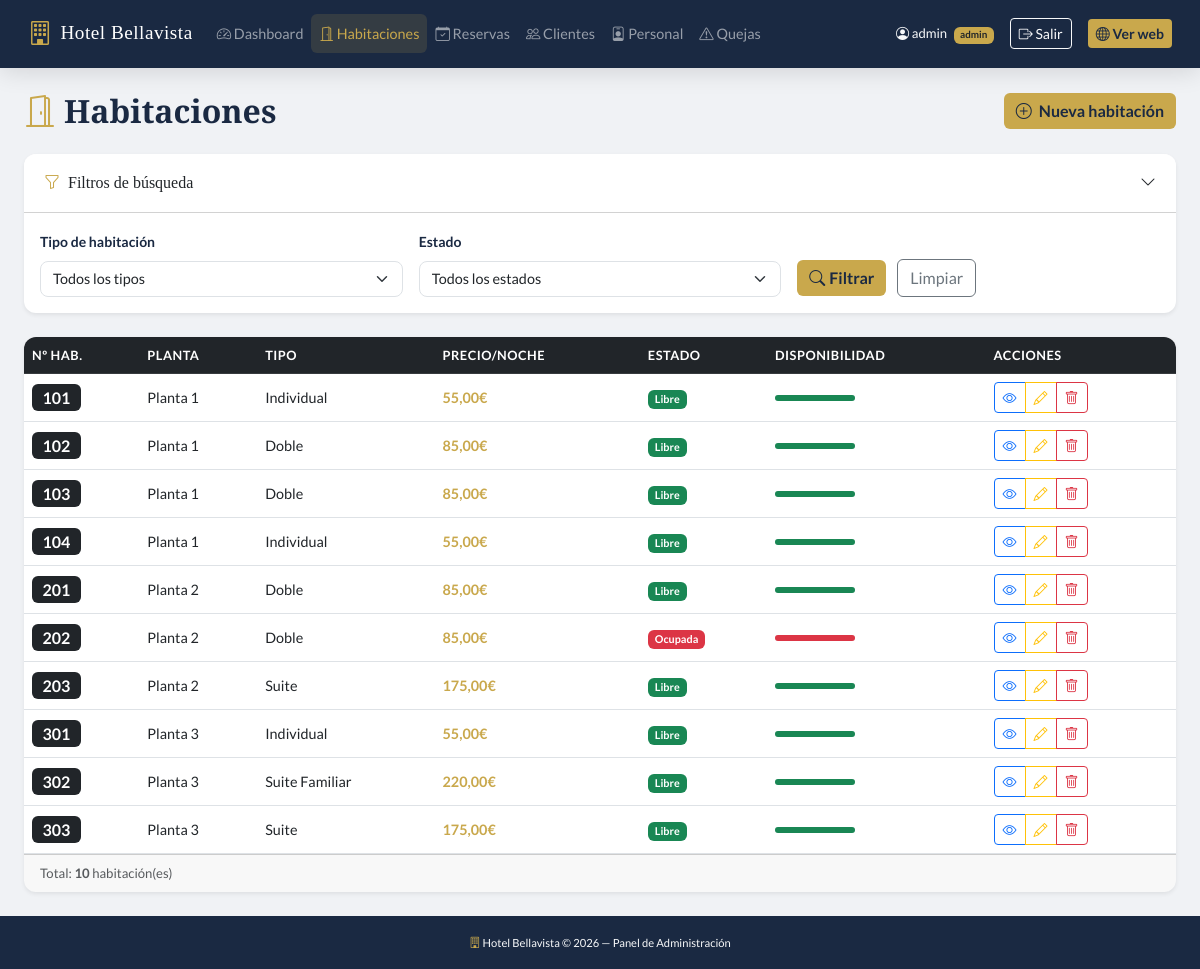
The page /admin/rooms/index.php (signed in) on the database its author committed.
### tables this page shows
CREATE TABLE `room` (
  `room_id`         INT(10) NOT NULL AUTO_INCREMENT,
  `room_type_id`    INT(10) NOT NULL,
  `room_no`         VARCHAR(10) NOT NULL,
  `floor`           INT(5) NOT NULL DEFAULT 1,
  `status`          TINYINT(1) NOT NULL DEFAULT 1 COMMENT '1=disponible, 0=mantenimiento',
  `check_in_status` TINYINT(1) NOT NULL DEFAULT 0 COMMENT '1=ocupada, 0=libre',
  `description`     TEXT DEFAULT NULL,
  PRIMARY KEY (`room_id`),
  UNIQUE KEY `room_no` (`room_no`),
  FOREIGN KEY (`room_type_id`) REFERENCES `room_type`(`room_type_id`)
);

CREATE TABLE `room_type` (
  `room_type_id`   INT(10) NOT NULL AUTO_INCREMENT,
  `room_type_name` VARCHAR(100) NOT NULL,
  `description`    TEXT DEFAULT NULL,
  `base_price`     DECIMAL(10,2) NOT NULL DEFAULT 0.00,
  `capacity`       INT(5) NOT NULL DEFAULT 1,
  PRIMARY KEY (`room_type_id`)
);

### includes/auth.php (called while the page is built, shortened)
<?php
function currentRole(): string {
    return $_SESSION['user_role'] ?? '';
}

### admin/rooms/index.php (the view, shortened to what this page needs)
<?php
require_once '../../includes/auth.php';
$db = getDB();
$sql = "SELECT r.*, rt.room_type_name, rt.base_price
        FROM room r
        JOIN room_type rt ON r.room_type_id = rt.room_type_id
        WHERE 1=1";
$params = [];
$sql .= " ORDER BY r.room_no ASC";
$stmt = $db->prepare($sql);
$stmt->execute($params);
$habitaciones = $stmt->fetchAll();
require_once '../../includes/header.php';
?>
<div class="d-flex justify-content-between align-items-center mb-4">
    <h2 class="font-playfair mb-0"><i class="bi bi-door-open text-gold me-2"></i>Habitaciones</h2>
    <?php if (currentRole() === 'admin'): ?>
    <a href="create.php" class="btn btn-gold">
        <i class="bi bi-plus-circle me-1"></i> Nueva habitación
    </a>
    <?php endif; ?>
</div>
<div class="card border-0 shadow-sm mb-4">
    <div class="card-header bg-white d-flex justify-content-between align-items-center" style="cursor:pointer" id="toggleFiltros">
        <span><i class="bi bi-funnel text-gold me-2"></i>Filtros de búsqueda</span>
        <i class="bi bi-chevron-down" id="iconFiltros"></i>
    </div>
    <div class="card-body" id="filtrosPanel">
        <form method="GET" action="">
            <div class="row g-3 align-items-end">
                <div class="col-12 col-md-4">
                    <label class="form-label small">Tipo de habitación</label>
                    <select name="tipo" class="form-select">
                        <option value="">Todos los tipos</option>
                    </select>
                </div>
                <div class="col-12 col-md-4">
                    <label class="form-label small">Estado</label>
                    <select name="estado" class="form-select">
                        <option value="">Todos los estados</option>
                    </select>
                </div>
                <div class="col-12 col-md-4">
                    <button type="submit" class="btn btn-gold me-2">
                        <i class="bi bi-search me-1"></i>Filtrar
                    </button>
                    <a href="index.php" class="btn btn-outline-secondary">Limpiar</a>
                </div>
            </div>
        </form>
    </div>
</div>
<div class="card border-0 shadow-sm">
    <div class="card-body p-0">
        <div class="table-responsive">
            <table class="table table-hover align-middle mb-0" id="tablaHabitaciones">
                <thead class="table-dark">
                    <tr>
                        <th>Nº Hab.</th>
                        <th>Planta</th>
                        <th>Tipo</th>
                        <th>Precio/noche</th>
                        <th>Estado</th>
                        <th>Disponibilidad</th>
                        <th>Acciones</th>
                    </tr>
                </thead>
                <tbody>
                    <?php foreach ($habitaciones as $hab): ?>
                    <tr>
                        <td><span class="badge bg-dark fs-6"><?= htmlspecialchars($hab['room_no']) ?></span></td>
                        <td>Planta <?= $hab['floor'] ?></td>
                        <td><?= htmlspecialchars($hab['room_type_name']) ?></td>
                        <td class="fw-bold text-gold"><?= number_format($hab['base_price'], 2, ',', '.') ?>€</td>
                        <td>
                            <?php if (!$hab['status']): ?>
                                <span class="badge bg-secondary">Mantenimiento</span>
                            <?php elseif ($hab['check_in_status']): ?>
                                <span class="badge bg-danger">Ocupada</span>
                            <?php else: ?>
                                <span class="badge bg-success">Libre</span>
                            <?php endif; ?>
                        </td>
                        <td>
                            <?php if ($hab['check_in_status']): ?>
                                <div class="progress" style="height:6px;width:80px;">
                                    <div class="progress-bar bg-danger" style="width:100%"></div>
                                </div>
                            <?php else: ?>
                                <div class="progress" style="height:6px;width:80px;">
                                    <div class="progress-bar bg-success" style="width:100%"></div>
                                </div>
                            <?php endif; ?>
                        </td>
                        <td>
                            <div class="btn-group btn-group-sm">
                                <a href="view.php?id=<?= $hab['room_id'] ?>" class="btn btn-outline-primary" title="Ver detalles">
                                    <i class="bi bi-eye"></i>
                                </a>
                                <?php if (currentRole() === 'admin'): ?>
                                <a href="edit.php?id=<?= $hab['room_id'] ?>" class="btn btn-outline-warning" title="Editar">
                                    <i class="bi bi-pencil"></i>
                                </a>
                                <a href="/hotel/admin/rooms/delete.php?id=<?= $hab['room_id'] ?>"
                                   class="btn btn-outline-danger"
                                   title="Eliminar"
                                   onclick="return confirm('¿Seguro que quieres eliminar la habitación <?= addslashes($hab['room_no']) ?>?')">
                                    <i class="bi bi-trash"></i>
                                </a>
                                <?php endif; ?>
                            </div>
                        </td>
                    </tr>
                    <?php endforeach; ?>
                </tbody>
            </table>
        </div>
    </div>
    <div class="card-footer text-muted small">
        Total: <strong><?= count($habitaciones) ?></strong> habitación(es)
    </div>
</div>
<?php require_once '../../includes/footer.php'; ?>

### assets/css/style.css (style rules this page uses)
:root { --color-primario: #1a2942; --color-secundario: #2c4a7c; --color-gold: #c9a84c; --color-gold-light: #f0d080; --color-blanco: #ffffff; --color-gris-claro: #f8f9fa; --color-gris: #6c757d; --color-texto: #2d3748; --fuente-titulos: 'Playfair Display', Georgia, serif; --fuente-texto: 'Lato', 'Helvetica Neue', sans-serif; --sombra-suave: 0 2px 15px rgba(0,0,0,0.08); --sombra-media: 0 4px 25px rgba(0,0,0,0.12); --radio-borde: 12px; --transicion: 0.3s ease; }
*, *::before, *::after { box-sizing: border-box; }
body { font-family: var(--fuente-texto); color: var(--color-texto); background-color: #f0f2f5; font-size: 15px; line-height: 1.6; }
h1, h2, h3, h4, h5 { font-family: var(--fuente-titulos); font-weight: 700; color: var(--color-primario); }
.font-playfair { font-family: var(--fuente-titulos) !important; }
.text-gold { color: var(--color-gold) !important; }
.btn-gold { background-color: var(--color-gold); color: var(--color-primario); font-weight: 700; border: none; transition: background-color var(--transicion), transform var(--transicion); }
.card { border-radius: var(--radio-borde); overflow: hidden; }
.card-header { font-family: var(--fuente-titulos); font-size: 1rem; padding: 1rem 1.25rem; }
.table th { font-size: 0.8rem; text-transform: uppercase; letter-spacing: 0.5px; font-family: var(--fuente-texto); font-weight: 700; }
.table td { vertical-align: middle; font-size: 0.9rem; }
.form-control, .form-select { border-radius: 8px; border-color: #dee2e6; font-size: 0.9rem; transition: border-color var(--transicion), box-shadow var(--transicion); }
.form-label { font-weight: 600; font-size: 0.875rem; color: var(--color-primario); }

### rows shown on the page
room: room_no "101", floor "1", room_type.room_type_name "Individual", room_type.base_price "55,00", status "Libre", check_in_status 0 (drawn)
room: room_no "102", floor "1", room_type.room_type_name "Doble", room_type.base_price "85,00", status "Libre", check_in_status 0 (drawn)
room: room_no "103", floor "1", room_type.room_type_name "Doble", room_type.base_price "85,00", status "Libre", check_in_status 0 (drawn)
room: room_no "104", floor "1", room_type.room_type_name "Individual", room_type.base_price "55,00", status "Libre", check_in_status 0 (drawn)
room: room_no "201", floor "2", room_type.room_type_name "Doble", room_type.base_price "85,00", status "Libre", check_in_status 0 (drawn)
room: room_no "202", floor "2", room_type.room_type_name "Doble", room_type.base_price "85,00", status "Ocupada", check_in_status 1 (drawn)
room: room_no "203", floor "2", room_type.room_type_name "Suite", room_type.base_price "175,00", status "Libre", check_in_status 0 (drawn)
room: room_no "301", floor "3", room_type.room_type_name "Individual", room_type.base_price "55,00", status "Libre", check_in_status 0 (drawn)
room: room_no "302", floor "3", room_type.room_type_name "Suite Familiar", room_type.base_price "220,00", status "Libre", check_in_status 0 (drawn)
room: room_no "303", floor "3", room_type.room_type_name "Suite", room_type.base_price "175,00", status "Libre", check_in_status 0 (drawn)

### other values the page prints
currentUser() "admin"
$userRole "admin"
count($habitaciones) "10"
